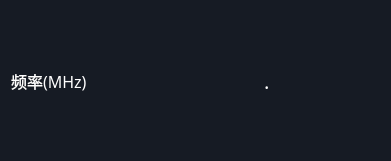
     <widget class="QWidget" name="widget_2" native="true">
      <property name="geometry">
       <rect>
        <x>10</x>
        <y>10</y>
        <width>391</width>
        <height>161</height>
       </rect>
      </property>
      <property name="styleSheet">
       <string notr="true">background:rgb(22, 27, 36);</string>
      </property>
      <layout class="QHBoxLayout" name="horizontalLayout_5">
       <property name="topMargin">
        <number>0</number>
       </property>
       <property name="bottomMargin">
        <number>0</number>
       </property>
       <item>
        <widget class="ClickedLabel" name="label">
         <property name="font">
          <font>
           <family>微软雅黑</family>
           <pointsize>12</pointsize>
          </font>
         </property>
         <property name="styleSheet">
          <string notr="true">color:rgb(255, 255, 255);</string>
         </property>
         <property name="text">
          <string>频率(MHz)</string>
         </property>
        </widget>
       </item>
       <item>
        <layout class="QHBoxLayout" name="horizontalLayout_9">
         <property name="spacing">
          <number>6</number>
         </property>
         <property name="leftMargin">
          <number>5</number>
         </property>
         <property name="rightMargin">
          <number>5</number>
         </property>
         <item>
          <widget class="myTumbler" name="fwidget1" native="true">
           <property name="sizePolicy">
            <sizepolicy hsizetype="Fixed" vsizetype="Preferred">
             <horstretch>0</horstretch>
             <verstretch>0</verstretch>
            </sizepolicy>
           </property>
           <property name="minimumSize">
            <size>
             <width>18</width>
             <height>0</height>
            </size>
           </property>
           <property name="maximumSize">
            <size>
             <width>18</width>
             <height>16777215</height>
            </size>
           </property>
          </widget>
         </item>
         <item>
          <widget class="myTumbler" name="fwidget2" native="true">
           <property name="sizePolicy">
            <sizepolicy hsizetype="Fixed" vsizetype="Preferred">
             <horstretch>0</horstretch>
             <verstretch>0</verstretch>
            </sizepolicy>
           </property>
           <property name="minimumSize">
            <size>
             <width>18</width>
             <height>0</height>
            </size>
           </property>
           <property name="maximumSize">
            <size>
             <width>18</width>
             <height>16777215</height>
            </size>
           </property>
          </widget>
         </item>
         <item>
          <widget class="myTumbler" name="fwidget3" native="true">
           <property name="sizePolicy">
            <sizepolicy hsizetype="Fixed" vsizetype="Preferred">
             <horstretch>0</horstretch>
             <verstretch>0</verstretch>
            </sizepolicy>
           </property>
           <property name="minimumSize">
            <size>
             <width>18</width>
             <height>0</height>
            </size>
           </property>
           <property name="maximumSize">
            <size>
             <width>18</width>
             <height>16777215</height>
            </size>
           </property>
          </widget>
         </item>
         <item>
          <widget class="myTumbler" name="fwidget4" native="true">
           <property name="minimumSize">
            <size>
             <width>18</width>
             <height>0</height>
            </size>
           </property>
           <property name="maximumSize">
            <size>
             <width>18</width>
             <height>16777215</height>
            </size>
           </property>
          </widget>
         </item>
        </layout>
       </item>
       <item>
        <widget class="QLabel" name="label_3">
         <property name="minimumSize">
          <size>
           <width>10</width>
           <height>0</height>
          </size>
         </property>
         <property name="maximumSize">
          <size>
           <width>10</width>
           <height>16777215</height>
          </size>
         </property>
         <property name="font">
          <font>
           <family>微软雅黑</family>
           <pointsize>15</pointsize>
          </font>
         </property>
         <property name="styleSheet">
          <string notr="true">color:rgb(255, 255, 255);</string>
         </property>
         <property name="text">
          <string>.</string>
         </property>
        </widget>
       </item>
       <item>
        <layout class="QHBoxLayout" name="horizontalLayout_4">
         <property name="spacing">
          <number>6</number>
         </property>
         <property name="leftMargin">
          <number>5</number>
         </property>
         <property name="rightMargin">
          <number>5</number>
         </property>
         <item>
          <widget class="myTumbler" name="fwidget5" native="true">
           <property name="minimumSize">
            <size>
             <width>18</width>
             <height>0</height>
            </size>
           </property>
           <property name="maximumSize">
            <size>
             <width>18</width>
             <height>16777215</height>
            </size>
           </property>
          </widget>
         </item>
         <item>
          <widget class="myTumbler" name="fwidget6" native="true">
           <property name="minimumSize">
            <size>
             <width>18</width>
             <height>0</height>
            </size>
           </property>
           <property name="maximumSize">
            <size>
             <width>18</width>
             <height>16777215</height>
            </size>
           </property>
          </widget>
         </item>
         <item>
          <widget class="myTumbler" name="fwidget7" native="true">
           <property name="minimumSize">
            <size>
             <width>18</width>
             <height>0</height>
            </size>
           </property>
           <property name="maximumSize">
            <size>
             <width>18</width>
             <height>16777215</height>
            </size>
           </property>
          </widget>
         </item>
         <item>
          <widget class="myTumbler" name="fwidget8" native="true">
           <property name="minimumSize">
            <size>
             <width>18</width>
             <height>0</height>
            </size>
           </property>
           <property name="maximumSize">
            <size>
             <width>18</width>
             <height>16777215</height>
            </size>
           </property>
          </widget>
         </item>
        </layout>
       </item>
      </layout>
     </widget>
